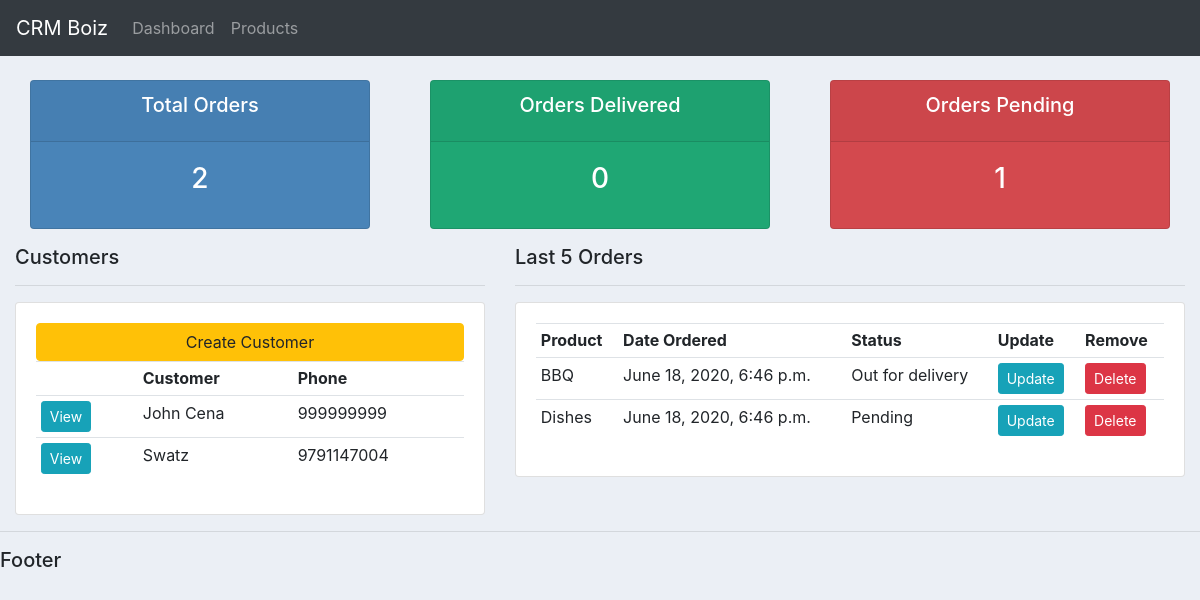
Before: / with the older database file.
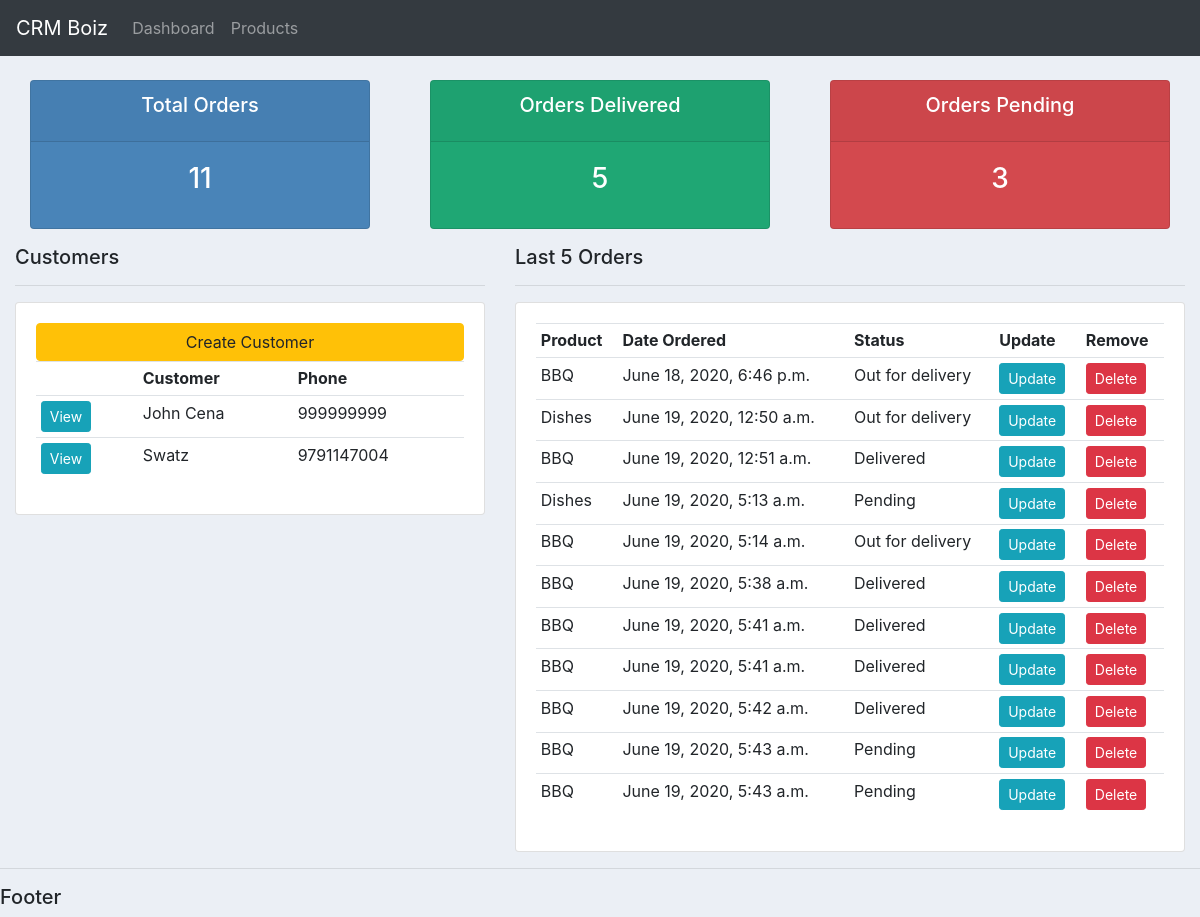
After: the same page with the newer database file.
### accounts/models.py (models this page shows, shortened)
class Customer(models.Model):
    name = models.CharField(max_length=200, null=True)
    phone = models.CharField(max_length=200, null=True)
    email = models.CharField(max_length=200, null=True)
    date_created = models.DateTimeField(auto_now_add=True)

class Order(models.Model):
    STATUS = (
        ('Pending', 'Pending'),
        ('Out for delivery', 'Out for delivery'),
        ('Delivered', 'Delivered')
    )
    customer = models.ForeignKey(
        Customer, null=True, on_delete=models.SET_NULL)
    product = models.ForeignKey(Product, null=True, on_delete=models.SET_NULL)
    status = models.CharField(max_length=200, null=True, choices=STATUS)
    date_created = models.DateTimeField(auto_now_add=True)

class Product(models.Model):
    CATEGORY = (
        ('Indoor', 'Indoor'),
        ('Outdoor', 'Outdoor')
    )
    tags = models.ManyToManyField(Tag)
    name = models.CharField(max_length=200, null=True)
    price = models.FloatField(null=True)
    category = models.CharField(max_length=200, null=True, choices=CATEGORY)
    description = models.CharField(max_length=200, null=True, blank=True)
    date_created = models.DateTimeField(auto_now_add=True)
    def __str__(self):
        return self.name

### accounts/views.py (the view)
# urls.py: path('', views.home, name="home"),
def home(request):
    orders = Order.objects.all()
    customers = Customer.objects.all()
    total_customers = customers.count()
    total_orders = orders.count()
    orders_delivered = orders.filter(status="Delivered").count()
    orders_pending = orders.filter(status="Pending").count()
    context = {'orders': orders, 'customers': customers, 'total_orders': total_orders,
               'orders_delivered': orders_delivered, 'orders_pending': orders_pending}
    return render(request, 'accounts/dashboard.html', context)

### accounts/templates/accounts/dashboard.html (shortened to what this page needs)
{% extends 'accounts/main.html' %}
{% block content %}
{% include 'accounts/status.html' %}
<div class="row">
  <div class="col-md-5">
    <h5>Customers</h5>
    <hr />
    <div class="card card-body">
      <a href="#" class="btn btn-warning">Create Customer</a>
      <table class="table table-sm">
        <tr>
          <th></th>
          <th>Customer</th>
          <th>Phone</th>
        </tr>
        {% for customer in customers %}
          <tr>
            <td><a class="btn btn-sm btn-info" href="{% url 'customer' customer.id %}">View</a></td>
            <td>{{ customer.name }}</td>
            <td>{{ customer.phone }}</td>
          </tr>
        {% endfor %}
      </table>
    </div>
  </div>
  <div class="col-md-7">
    <h5>Last 5 Orders</h5>
    <hr />
    <div class="card card-body">
      <table class="table table-sm">
        <tr>
          <th>Product</th>
          <th>Date Ordered</th>
          <th>Status</th>
          <th>Update</th>
          <th>Remove</th>
        </tr>
        {% for order in orders %}
          <tr>
            <td>{{ order.product }}</td>
            <td>{{ order.date_created }}</td>
            <td>{{ order.status }}</td>
            <td><a class="btn btn-sm btn-info" href="{% url 'update_order' order.id %}">Update</a></td>
            <td><a class="btn btn-sm btn-danger" href="{% url 'delete_order' order.id %}">Delete</a></td>
          </tr>
        {% endfor %}
      </table>
    </div>
  </div>
</div>
{% endblock %}

### accounts/templates/accounts/main.html (shortened to what this page needs)
{% load static %}
<!DOCTYPE html>
<html lang="en">
  <head>
    <link
      rel="stylesheet"
      href="https://stackpath.bootstrapcdn.com/bootstrap/4.5.0/css/bootstrap.min.css"
    />
  </head>
  <body>
    {% include 'accounts/navbar.html' %}
    <div class="container-fluid">
      {% block content %} {% endblock %}
    </div>
    <hr />
    <h5>Footer</h5>
  </body>
</html>

### accounts/templates/accounts/navbar.html (shortened to what this page needs)
<nav class="navbar navbar-expand-lg navbar-dark bg-dark">
  <a class="navbar-brand" href="{% url 'home' %}">CRM Boiz</a>
  <div class="collapse navbar-collapse" id="navbarNav">
    <ul class="navbar-nav">
      <li class="nav-item">
        <a class="nav-link" href="{% url 'home' %}">Dashboard</a>
      </li>
      <li class="nav-item">
        <a class="nav-link" href="{% url 'products' %}">Products</a>
      </li>
    </ul>
  </div>
</nav>

### accounts/templates/accounts/status.html
<br />
<div class="row">
  <div class="col">
    <div class="col-md">
      <div class="card text-center text-white mb-3" id="total-orders">
        <div class="card-header">
          <h5 class="card-title">Total Orders</h5>
        </div>
        <div class="card-body">
          <h3 class="card-title">{{total_orders}}</h3>
        </div>
      </div>
    </div>
  </div>
  <div class="col">
    <div class="col-md">
      <div class="card text-center text-white mb-3" id="orders-delivered">
        <div class="card-header">
          <h5 class="card-title">Orders Delivered</h5>
        </div>
        <div class="card-body">
          <h3 class="card-title">{{orders_delivered}}</h3>
        </div>
      </div>
    </div>
  </div>
  <div class="col">
    <div class="col-md">
      <div class="card text-center text-white mb-3" id="orders-pending">
        <div class="card-header">
          <h5 class="card-title">Orders Pending</h5>
        </div>
        <div class="card-body">
          <h3 class="card-title">{{orders_pending}}</h3>
        </div>
      </div>
    </div>
  </div>
</div>

### accounts/templates/accounts/main.html (style rules this page uses)
body { background-color: #ebeff5; }
#total-orders { background-color: #4984b8; }
#orders-delivered { background-color: #1fa774; }
#orders-pending { background-color: #d3494e; }

Changed rows visible on the page:
removed Order: product "Dishes", date_created "June 18, 2020, 6:46 p.m.", status "Pending"
added Order: product "Dishes", date_created "June 19, 2020, 12:50 a.m.", status "Out for delivery"
added Order: product "BBQ", date_created "June 19, 2020, 12:51 a.m.", status "Delivered"
added Order: product "Dishes", date_created "June 19, 2020, 5:13 a.m.", status "Pending"
added Order: product "BBQ", date_created "June 19, 2020, 5:14 a.m.", status "Out for delivery"
added Order: product "BBQ", date_created "June 19, 2020, 5:38 a.m.", status "Delivered"
added Order: product "BBQ", date_created "June 19, 2020, 5:41 a.m.", status "Delivered"
added Order: product "BBQ", date_created "June 19, 2020, 5:41 a.m.", status "Delivered"
added Order: product "BBQ", date_created "June 19, 2020, 5:42 a.m.", status "Delivered"
added Order: product "BBQ", date_created "June 19, 2020, 5:43 a.m.", status "Pending"
added Order: product "BBQ", date_created "June 19, 2020, 5:43 a.m.", status "Pending"
Other visible differences:
{{ total_orders }}: "2" → "11"
{{ orders_delivered }}: "0" → "5"
{{ orders_pending }}: "1" → "3"
